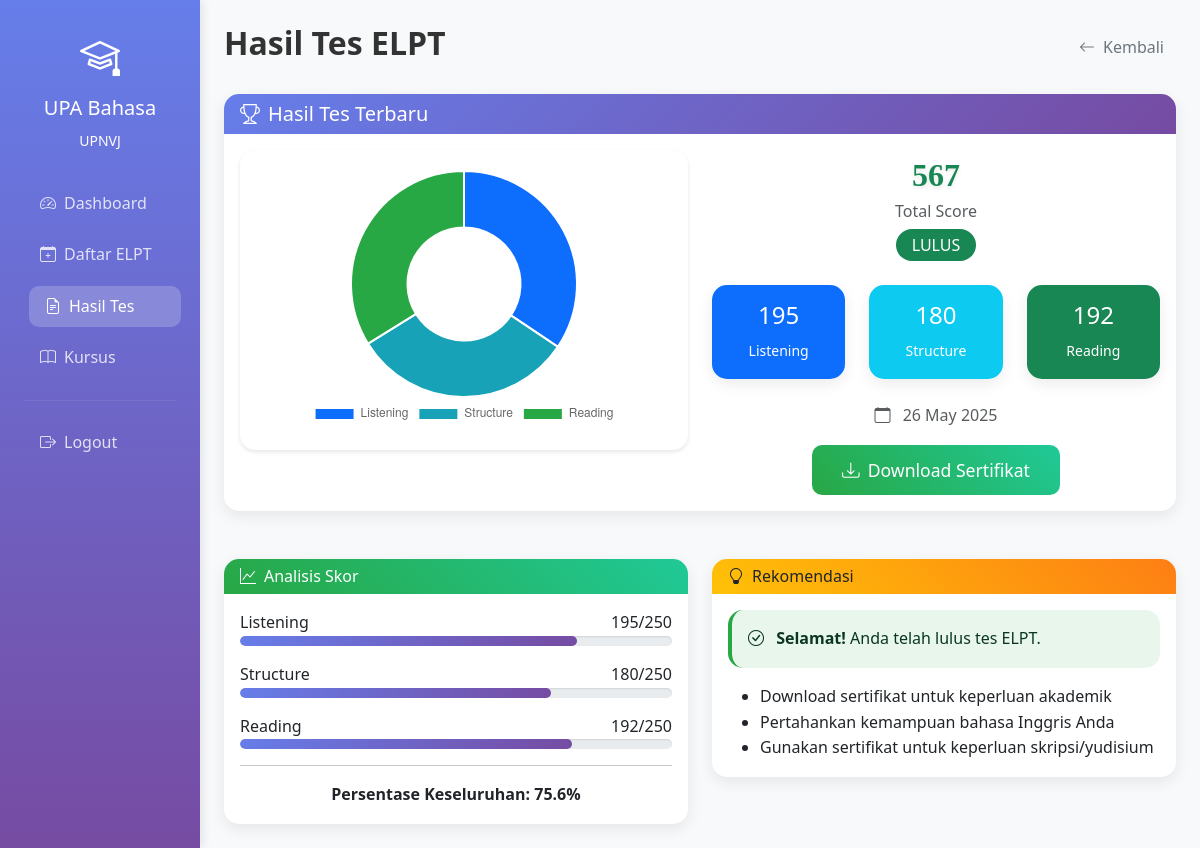
The app's page /student/test-results.php (signed in), older data.
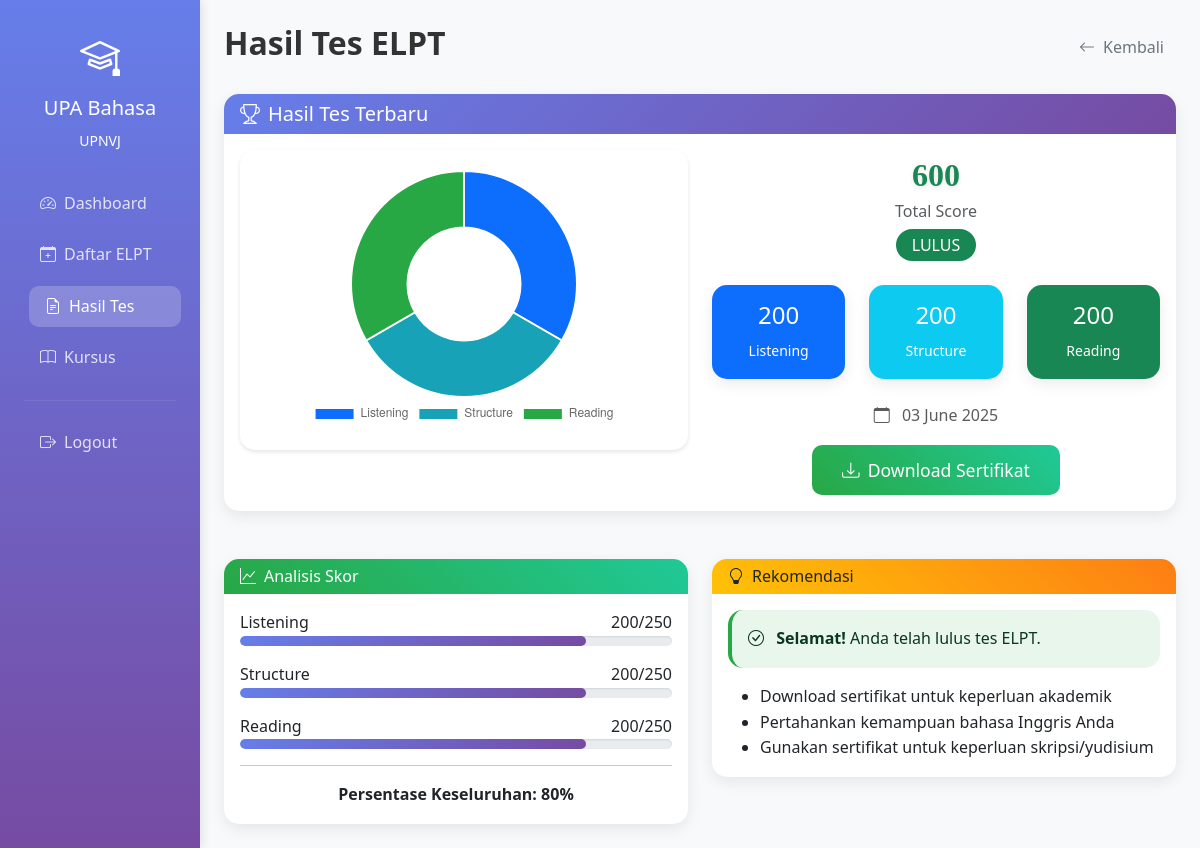
The same page, newer data.
### tables this page shows
CREATE TABLE `elpt_results` (
  `id` int(11) NOT NULL,
  `user_id` int(11) NOT NULL,
  `registration_id` int(11) NOT NULL,
  `listening_score` int(11) NOT NULL,
  `structure_score` int(11) NOT NULL,
  `reading_score` int(11) NOT NULL,
  `total_score` int(11) GENERATED ALWAYS AS (`listening_score` + `structure_score` + `reading_score`) STORED,
  `is_passed` tinyint(1) GENERATED ALWAYS AS (case when `listening_score` + `structure_score` + `reading_score` >= 450 then 1 else 0 end) STORED,
  `test_date` date NOT NULL,
  `certificate_number` varchar(100) DEFAULT NULL,
  `created_at` timestamp NOT NULL DEFAULT current_timestamp()
);

### config/database.php (called while the page is built, shortened)
<?php
function formatDate($date) {
    return date('d F Y', strtotime($date));
}
?>

### student/test-results.php (the view, shortened to what the changed rows need)
<?php
require_once '../config/database.php';
$stmt = $pdo->prepare("
    SELECT er.*, r.purpose, r.billing_number
    FROM elpt_results er
    JOIN elpt_registrations r ON er.registration_id = r.id
    WHERE er.user_id = ?
    ORDER BY er.test_date DESC
");
$stmt->execute([$_SESSION['user_id']]);
$results = $stmt->fetchAll();
$stmt = $pdo->prepare("SELECT * FROM elpt_registrations WHERE user_id = ? ORDER BY created_at DESC");
$stmt->execute([$_SESSION['user_id']]);
$registrations = $stmt->fetchAll();
?>
<!DOCTYPE html>
<html lang="id">
<head>
    <link href="https://cdn.jsdelivr.net/npm/bootstrap@5.3.0/dist/css/bootstrap.min.css" rel="stylesheet">
    <link href="https://cdn.jsdelivr.net/npm/bootstrap-icons@1.10.0/font/bootstrap-icons.css" rel="stylesheet">
    <link href="../assets/css/custom.css" rel="stylesheet">
    <link href="../assets/css/student.css" rel="stylesheet">
</head>
<body class="bg-light">
    <div class="container-fluid">
        <div class="row">
            <div class="col-md-9 col-lg-10 p-4">
                <div class="d-flex justify-content-between align-items-center mb-4">
                    <h2 class="fw-bold">Hasil Tes ELPT</h2>
                </div>
                <?php if (empty($results)): ?>
                    <div class="card">
                        <div class="card-body text-center py-5">
                            <i class="bi bi-file-earmark-x text-muted" style="font-size: 4rem;"></i>
                            <h4 class="mt-3 text-muted">Belum Ada Hasil Tes</h4>
                            <p class="text-muted">Anda belum memiliki hasil tes ELPT atau hasil belum diinput oleh admin.</p>
                            <?php if (!empty($registrations)): ?>
                                <div class="mt-4">
                                    <h6>Status Pendaftaran Anda:</h6>
                                    <?php foreach ($registrations as $reg): ?>
                                        <div class="alert alert-info">
                                            <strong>Tanggal Tes:</strong> <?= formatDate($reg['test_date']) ?><br>
                                            <strong>Status:</strong>
                                            <span class="badge <?=
                                                $reg['payment_status'] === 'confirmed' ? 'bg-success' :
                                                ($reg['payment_status'] === 'rejected' ? 'bg-danger' : 'bg-warning text-dark')
                                            ?>">
                                                <?= strtoupper($reg['payment_status']) ?>
                                            </span>
                                        </div>
                                    <?php endforeach; ?>
                                </div>
                            <?php else: ?>
                                <a href="elpt-registration.php" class="btn btn-primary">
                                    <i class="bi bi-calendar-plus me-2"></i>Daftar ELPT Sekarang
                                </a>
                            <?php endif; ?>
                        </div>
                    </div>
                <?php else: ?>
                    <div class="card mb-4">
                        <div class="card-header bg-primary text-white">
                            <h5 class="mb-0"><i class="bi bi-trophy me-2"></i>Hasil Tes Terbaru</h5>
                        </div>
                        <div class="card-body">
                            <div class="row">
                                <div class="col-lg-6">
                                    <div class="chart-container">
                                        <canvas id="latestChart"></canvas>
                                    </div>
                                </div>
                                <div class="col-lg-6">
                                    <div class="text-center mb-4">
                                        <div class="score-display <?= $results[0]['total_score'] >= 450 ? 'text-success' : 'text-warning' ?>">
                                            <?= $results[0]['total_score'] ?>
                                        </div>
                                        <h6 class="text-muted">Total Score</h6>
                                        <span class="badge <?= $results[0]['total_score'] >= 450 ? 'bg-success' : 'bg-warning text-dark' ?> fs-6 px-3 py-2">
                                            <?= $results[0]['total_score'] >= 450 ? 'LULUS' : 'BELUM LULUS' ?>
                                        </span>
                                    </div>
                                    <div class="row text-center mb-4">
                                        <div class="col-4">
                                            <div class="card bg-primary text-white">
                                                <div class="card-body p-3">
                                                    <h4><?= $results[0]['listening_score'] ?></h4>
                                                    <small>Listening</small>
                                                </div>
                                            </div>
                                        </div>
                                        <div class="col-4">
                                            <div class="card bg-info text-white">
                                                <div class="card-body p-3">
                                                    <h4><?= $results[0]['structure_score'] ?></h4>
                                                    <small>Structure</small>
                                                </div>
                                            </div>
                                        </div>
                                        <div class="col-4">
                                            <div class="card bg-success text-white">
                                                <div class="card-body p-3">
                                                    <h4><?= $results[0]['reading_score'] ?></h4>
                                                    <small>Reading</small>
                                                </div>
                                            </div>
                                        </div>
                                    </div>
                                    <div class="text-center">
                                        <p class="text-muted mb-3">
                                            <i class="bi bi-calendar me-2"></i>
                                            <?= formatDate($results[0]['test_date']) ?>
                                        </p>
                                        <?php if ($results[0]['total_score'] >= 450): ?>
                                            <a href="../download-certificate.php?id=<?= $results[0]['id'] ?>" class="btn btn-success btn-lg" target="_blank">
                                                <i class="bi bi-download me-2"></i>Download Sertifikat
                                            </a>
                                        <?php endif; ?>
                                    </div>
                                </div>
                            </div>
                        </div>
                    </div>
                    <div class="row g-4 mt-3">
                        <div class="col-md-6">
                            <div class="card">
                                <div class="card-header bg-success text-white">
                                    <h6 class="mb-0"><i class="bi bi-graph-up me-2"></i>Analisis Skor</h6>
                                </div>
                                <div class="card-body">
                                    <?php
                                    $latest = $results[0];
                                    $listening_pct = ($latest['listening_score'] / 250) * 100;
                                    $structure_pct = ($latest['structure_score'] / 250) * 100;
                                    $reading_pct = ($latest['reading_score'] / 250) * 100;
                                    ?>
                                    <div class="mb-3">
                                        <div class="d-flex justify-content-between">
                                            <span>Listening</span>
                                            <span><?= $latest['listening_score'] ?>/250</span>
                                        </div>
                                        <div class="progress" style="height: 10px;">
                                            <div class="progress-bar bg-primary" style="width: <?= $listening_pct ?>%"></div>
                                        </div>
                                    </div>
                                    <div class="mb-3">
                                        <div class="d-flex justify-content-between">
                                            <span>Structure</span>
                                            <span><?= $latest['structure_score'] ?>/250</span>
                                        </div>
                                        <div class="progress" style="height: 10px;">
                                            <div class="progress-bar bg-info" style="width: <?= $structure_pct ?>%"></div>
                                        </div>
                                    </div>
                                    <div class="mb-3">
                                        <div class="d-flex justify-content-between">
                                            <span>Reading</span>
                                            <span><?= $latest['reading_score'] ?>/250</span>
                                        </div>
                                        <div class="progress" style="height: 10px;">
                                            <div class="progress-bar bg-success" style="width: <?= $reading_pct ?>%"></div>
                                        </div>
                                    </div>
                                    <hr>
                                    <div class="text-center">
                                        <strong>Persentase Keseluruhan: <?= round(($latest['total_score'] / 750) * 100, 1) ?>%</strong>
                                    </div>
                                </div>
                            </div>
                        </div>
                        <div class="col-md-6">
                            <div class="card">
                                <div class="card-header bg-warning text-dark">
                                    <h6 class="mb-0"><i class="bi bi-lightbulb me-2"></i>Rekomendasi</h6>
                                </div>
                                <div class="card-body">
                                    <?php if ($latest['total_score'] >= 450): ?>
                                        <div class="alert alert-success">
                                            <i class="bi bi-check-circle me-2"></i>
                                            <strong>Selamat!</strong> Anda telah lulus tes ELPT.
                                        </div>
                                        <ul class="mb-0">
                                            <li>Download sertifikat untuk keperluan akademik</li>
                                            <li>Pertahankan kemampuan bahasa Inggris Anda</li>
                                            <li>Gunakan sertifikat untuk keperluan skripsi/yudisium</li>
                                        </ul>
                                    <?php endif; ?>
                                </div>
                            </div>
                        </div>
                    </div>
                <?php endif; ?>
            </div>
        </div>
    </div>
    <?php if (!empty($results)): ?>
    <script>
        // Create chart for latest result
        const ctx = document.getElementById('latestChart').getContext('2d');
        const chart = new Chart(ctx, {
            type: 'doughnut',
            data: {
                labels: ['Listening', 'Structure', 'Reading'],
                datasets: [{
                    data: [<?= $results[0]['listening_score'] ?>, <?= $results[0]['structure_score'] ?>, <?= $results[0]['reading_score'] ?>],
                    backgroundColor: [
                        '#0d6efd',
                        '#17a2b8',
                        '#28a745'
                    ],
                    borderWidth: 2,
                    borderColor: '#fff'
                }]
            },
            options: {
                responsive: true,
                maintainAspectRatio: false,
                plugins: {
                    legend: {
                        position: 'bottom'
                    },
                    tooltip: {
                        callbacks: {
                            label: function(context) {
                                return context.label + ': ' + context.parsed + '/250';
                            }
                        }
                    }
                }
            }
        });
    </script>
    <?php endif; ?>
</body>
</html>

Row changes from the older to the newer data that the page shows:
removed elpt_results: total_score "567", listening_score "195", structure_score "180", reading_score "192", test_date "26 May 2025", ($latest['total_score']/750)*100 "75.6"
added elpt_results: total_score "600", listening_score "200", structure_score "200", reading_score "200", test_date "03 June 2025", ($latest['total_score']/750)*100 "80"
Text that changed along with them:
chart data {{ $results[0]['listening_score'] }}: 195 → 200
chart data {{ $results[0]['structure_score'] }}: 180 → 200
chart data {{ $results[0]['reading_score'] }}: 192 → 200
$listening_pct: 78 → 80 (drawn)
$structure_pct: 72 → 80 (drawn)
$reading_pct: 76.8 → 80 (drawn)
